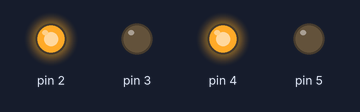
This sketch was run on a simulated Arduino Uno, built with avr-gcc and run on an emulated ATmega328P. Shown: output pins drawn as LEDs (lit = HIGH).

Above: at 0.5 s.
At 2.2 s:
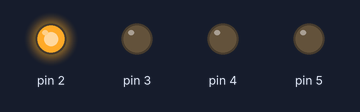
At 2.7 s:
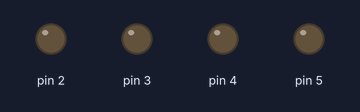
At 5.0 s:
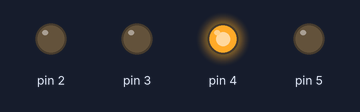
At 7.2 s:
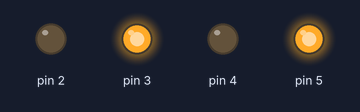
Timing chart, 0 to 8.7 s (numbered marks = the images above):
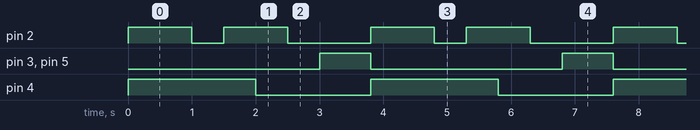

The sketch:

listing_7_1.ino
```cpp
// Объявляем переменные для хранения состояния двух моторов.
int motor_L1, motor_L2;
int motor_R1, motor_R2;
//===============================================
// Функция инициализации управления моторами.
void setup_motor_system(int L1, int  L2, int  R1, int R2)
{
  // Заносятся в переменные номера контактов (пинов) Arduino.
  // Для левых
  motor_L1=L1; motor_L2=L2;
  // и правых моторов робота.
  motor_R1=R1; motor_R2=R2;
  // Переводятся указанные порты в состояние вывода данных.
  pinMode(motor_L1, OUTPUT);
  pinMode(motor_L2, OUTPUT);
  pinMode(motor_R1, OUTPUT);
  pinMode(motor_R2, OUTPUT);
}
//===============================================
// движение вперед.
void forward()
{
    // Если двигатель будет работать не в ту сторону,
    // поменять на нем контакты местами.
    digitalWrite(motor_L1, HIGH);
    digitalWrite(motor_L2,LOW);
    digitalWrite(motor_R1, HIGH);
    digitalWrite(motor_R2,LOW);
}
//===============================================
// Поворот налево с блокировкой левых колес.
void forward_left()
{
  // блокировка вращения левых колес.
    digitalWrite(motor_L1, LOW);
    digitalWrite(motor_L2, LOW);
   // правые колеса вращаются.
    digitalWrite(motor_R1, HIGH);
    digitalWrite(motor_R2, LOW);
}
//===============================================
// Поворот направо с блокировкой правых колес.
void forward_right()
{
  // левые колеса вращаются.
    digitalWrite(motor_L1, HIGH);
    digitalWrite(motor_L2, LOW);
    // блокировка вращения правых колес.
    digitalWrite(motor_R1, LOW);
    digitalWrite(motor_R2, LOW);
}
// Включаем движение назад.
void backward()
{
    // Смена направления вращения двигателей.
    digitalWrite(motor_L2, HIGH);
    digitalWrite(motor_L1,LOW);
    digitalWrite(motor_R2, HIGH);
    digitalWrite(motor_R1,LOW);
}
//===============================================
void _stop()
{
    // Блокировка всех колес.
    digitalWrite(motor_L2, LOW);
    digitalWrite(motor_L1,LOW);
    digitalWrite(motor_R2, LOW);
    digitalWrite(motor_R1,LOW);
}
//===============================================
// Функция инициализации, выполняется один раз.
void setup()
{
  // Переменные – номера контактов (пинов) Arduino.
  // Для левых и правых моторов машинки.
  setup_motor_system(2,3,4,5);
  // Двигатели остановлены.
   _stop();
}
//===============================================
// Основная программа.
void loop()
{
  // Пример движения робота задан жестко в программе
  // и повторяется в цикле.
   forward(); // едет вперед 1 секунду.
   delay(1000);
   forward_left(); // поворачивает налево 0,5 секунд.
   delay(500);
   forward(); // едет вперед 0,5 секунд.
   delay(500);
   forward_right(); // поворачивает направо 0,5 секунд.
   delay(500);
   _stop();
   delay(500);
   backward(); // движется назад 0,8 секунд.
   delay(800);
}
```

Measured:
- by itself, pin 2: repeats every 3.8 s: LOW 0.50 s, HIGH 1.0 s, LOW 1.3 s, HIGH 1.0 s
- by itself, pin 3, pin 5: alternates HIGH for 0.80 s and LOW for 3.0 s
- by itself, pin 4: alternates HIGH for 2.0 s and LOW for 1.8 s
